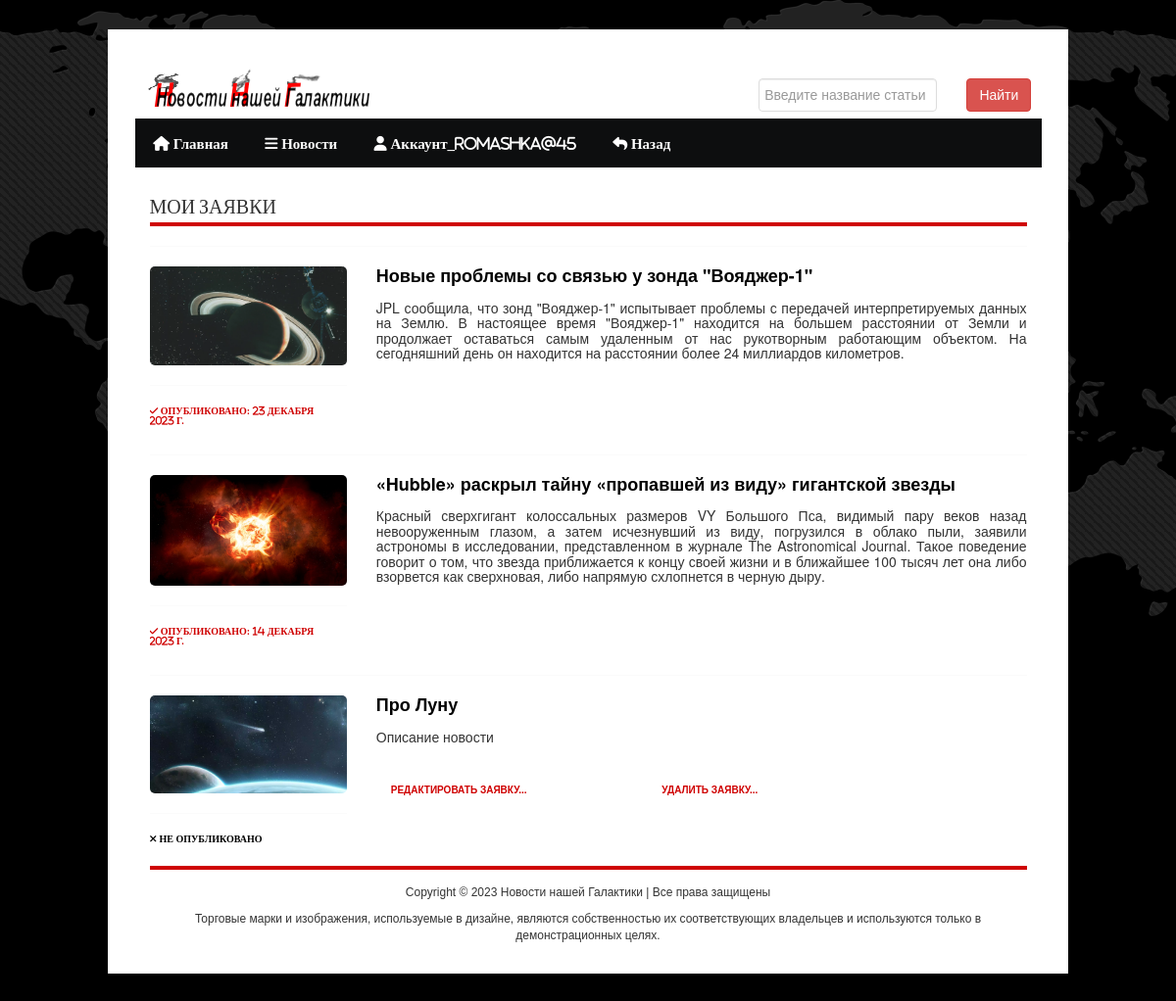
The app's page /users/ (signed in), older data.
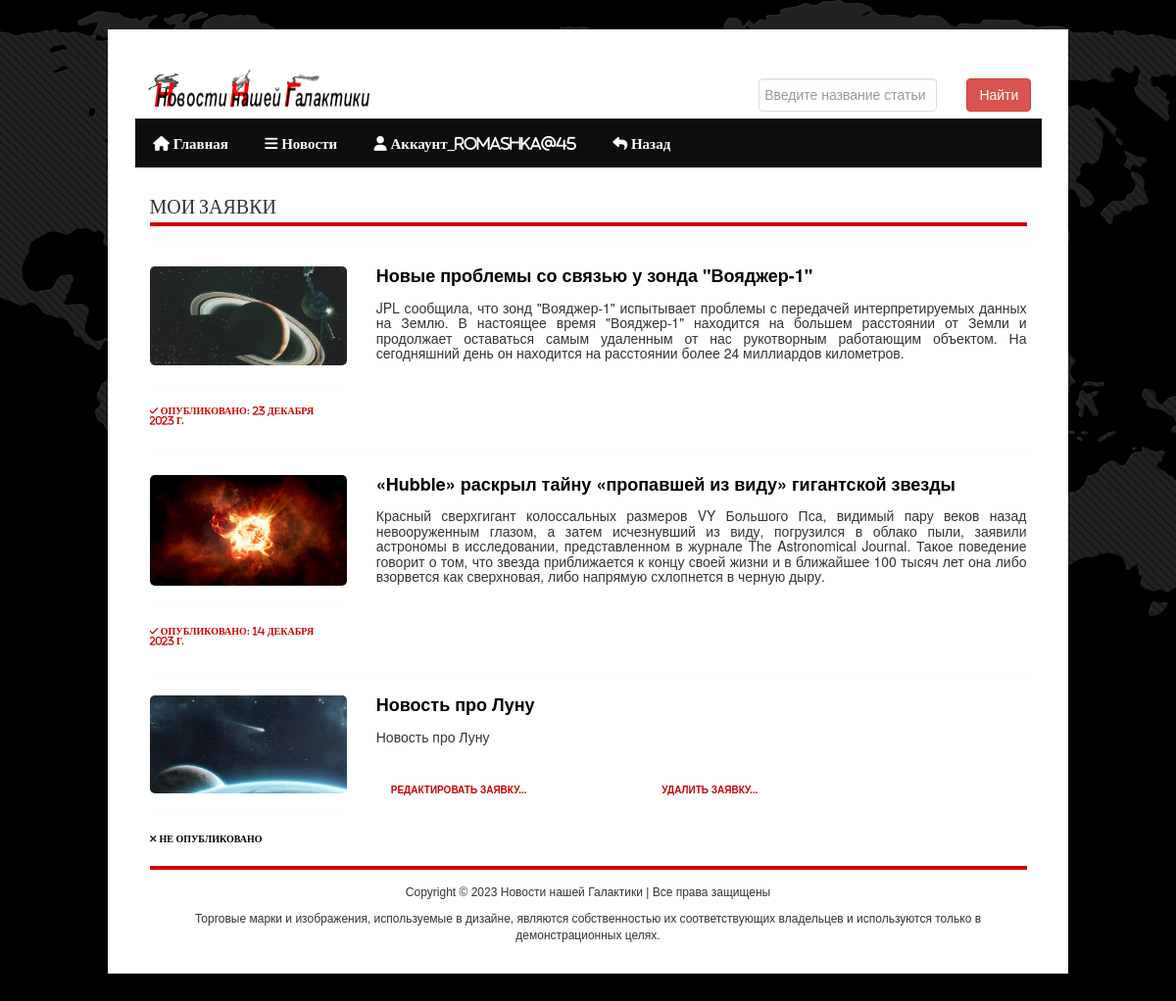
The same page, newer data.
### news/models.py (models this page shows, shortened)
class Article(models.Model):
    categories_list = (('A', 'Астрономия'),
                  ('K', 'Космонавтика'),
                  ('AF', 'Астрофизика'),
                  ('G', 'Геология'))
    author = models.ForeignKey(User, on_delete=models.CASCADE, null=True, verbose_name='Автор')
    title = models.CharField('Название новости', max_length=150, default='', validators = [MinLengthValidator(10)], null=False)
    anouncement = models.TextField('Аннотация', max_length=1250, validators = [MinLengthValidator(10)], null=False)
    source = models.URLField('Источник', null=True)
    sourcename = models.CharField('Название источника', max_length=150, validators = [MinLengthValidator(2)], null=False)
    text = RichTextField('Текст новости', validators = [MinLengthValidator(50)], null=False)
    date = models.DateTimeField('Дата публикации', auto_created=True)
    categories = models.CharField(choices=categories_list, max_length=20, verbose_name='Категории')
    tags = models.ManyToManyField(to=Tag, blank=True)
    status = models.BooleanField(default=False, verbose_name='Опубликовано')
    objects = models.Manager()
    published = PublishedManager()
    def get_absolute_url(self):
        return f'/news/{self.pk}'
    class Meta:
        ordering = ['title','date']
        verbose_name = 'Новость'
        verbose_name_plural = 'Новости'

class Image(models.Model):
    article = models.ForeignKey(Article, on_delete=models.CASCADE)
    title = models.CharField(max_length=150, blank=True)
    image = models.ImageField(upload_to='news_images/', blank=True, null=True)
    class Meta:
        ordering = ['title']
        verbose_name = 'Фото'
        verbose_name_plural = 'Фото'

### users/views.py (the view)
# urls.py: path('users/', include('users.urls')),
@login_required(login_url="/users/login")
def users(request):
    author = User.objects.get(id=request.user.id)
    articles = Article.objects.filter(author=author)
    if request.method == "POST":
        articles = articles.filter(author=author)
    articles = articles.order_by('-date')
    total = len(articles)
    p = Paginator(articles, 4)
    page_number = request.GET.get('page')
    page_obj = p.get_page(page_number)
    context = {
        'articles': page_obj,
        'total': total,
    }
    return render(request, 'users/users.html',context)

### users/templates/users/users.html (shortened to what this page needs)
<!DOCTYPE html PUBLIC "-//W3C//DTD XHTML 1.0 Transitional//EN"
        "http://www.w3.org/TR/xhtml1/DTD/xhtml1-transitional.dtd">
{% load static %}
{% load bootstrap5 %}
{% load crispy_forms_tags %}
<html xmlns="http://www.w3.org/1999/xhtml">
<html lang="ru">
<head>
    {%bootstrap_css%}
    <link rel="stylesheet" type="text/css" href="{% static 'main/' %}assets/font/font-awesome.min.css"/>
    <link rel="stylesheet" type="text/css" href="{% static 'main/' %}assets/font/font.css"/>
    <link rel="stylesheet" type="text/css" href="{% static 'main/' %}assets/css/bootstrap.min.css" media="screen"/>
    <link rel="stylesheet" type="text/css" href="{% static 'main/' %}assets/css/style.css" media="screen"/>
    <link rel="stylesheet" type="text/css" href="{% static 'main/' %}assets/css/responsive.css" media="screen"/>
    <link rel="stylesheet" type="text/css" href="{% static 'main/' %}assets/css/jquery.bxslider.css" media="screen"/>
</head>
<body>
<div class="body_wrapper">
    <div class="center">
        {% block header %} {% include 'main/header.html' %} {% endblock %}
        <div class="container">
            <div class="content_area">
                {% if articles|length != 0 %}
                {% if user.is_staff == False %}
                <h2 class="title">МОИ ЗАЯВКИ</h2>
                {% endif %}
                {% for n in articles %}
                {% if n.image_set.all %}
                <hr>
                <div class="row">
                    <div class="col-lg-3">
                        <div id="carouselControls" class="carousel slide" data-bs-ride="carousel">
                            <div class="carousel-inner">
                                {% for image in n.image_set.all %}
                                <div class="carousel-item {% if forloop.counter == 1 %} active {% endif %}">
                                    <a href="{{ n.get_absolute_url }}">
                                        <img src="{{ image.image.url }}" class="d-block w-100"
                                             style="margin:auto; max-height:150px; width:auto; border-radius:5px;" alt=""/>
                                    </a>
                                </div>
                                {% endfor %}
                            </div>
                        </div>
                        <hr>
                        {% if n.status == True %}
                        <p class="readmore"><i class="fa-solid fa-check"> Опубликовано: {{ n.date.date }}</i></p>
                        {% else %}
                        <p class="readmore" style="color:black"><i class="fa-solid fa-xmark"> Не опубликовано</i></p>
                        {% endif %}
                    </div>
                    <div class="col-lg-9">
                        <h4><strong><a href="{{ n.get_absolute_url }}">{{ n.title }}</a></strong></h4>
                        <h5><p align="justify">{{ n.anouncement }}</p><br></h5>
                        {% if request.user.id %}
                        {% if user.is_staff == False %}
                        {% if n.status == False %}
                        <div class="col-lg-5">
                            <p><a class="readmore" href="{% url 'news_update' n.pk %}">Редактировать заявку...</a></p>
                        </div>
                        <div class="col-lg-5">
                            <p><a class="readmore" href="{% url 'news_delete' n.pk %}">Удалить заявку...</a></p>
                        </div>
                        {% endif %}
                        {% endif %}
                        {% endif %}
                    </div>
                </div>
                {% endif %}
                {% endfor %}<br>
                {% endif %}
                <h2 class="title"></h2>
            </div>
            {% block footer %} {% include 'main/footer.html' %} {% endblock %}
        </div>
    </div>
</div>
<link rel="stylesheet"
      href="https://ajax.googleapis.com/ajax/libs/jqueryui/1.11.4/themes/smoothness/jquery-ui.css">
</body>
</html>

### main/templates/main/header.html (shortened to what this page needs)
{% load static %}
<div class="container-fluid">
    <div class="header_area">
        <div class="row">
            <div class="col-lg-8">
                <div class="logo floatleft">
                    <p><a href="{% url 'about' %}"><img src="{% static 'main/' %}images/logo5.png" alt="Иконка"/></a></p>
                </div>
            </div>
            <div class="col-lg-4">
                <div class="search">
                    {% block search %} {% include 'news/search.html' %} {% endblock %}
                </div>
            </div>
        </div>
    </div>
    {% block sidebar %} {% include 'main/sidebar.html' %} {% endblock %}

### news/templates/news/search.html
{% load static %}
        <form action="{% url 'search_news' %}" method="get">
            <div class="row">
                <div class="col-lg-8">
                    <input type="text" class="form-control" id="search_input" name="search_input" placeholder="Введите название статьи"/>
                </div>
                <div class="col-lg-4">
                    <button type="submit" class="btn btn-danger">Найти</button>
                </div>
            </div>
        </form>

### main/templates/main/sidebar.html (shortened to what this page needs)
{% load static %}
<div class="main_menu_area">
    <ul id="nav">
        <li><a href="{% url 'home' %}"><i class="fa-solid fa-house"> Главная</i></a>
        </li>
        <li><a href="{% url 'news_index' %}"><i class="fa-solid fa-bars"> Новости</i></a>
        </li>
        {% if request.user.id %}
        <li><a href="{% url 'profile_update' %}"><i class="fa-solid fa-user"> Аккаунт_{{ user }}</i></a>
        </li>
        {% else %}
        <li><a href="{% url 'login' %}"><i class="fa-solid fa-right-to-bracket"> Вход</i></a>
            <ul>
                <li><a href="{% url 'registration' %}"><i class="fa-solid fa-user-pen"> Регистрация</i></a></li>
            </ul>
        </li>
        {% endif %}
        <li>
            <a href="javascript:window.history.back();"><i class="fa-solid fa-reply"> Назад</i></a>
        </li>
    </ul>
</div>

### main/templates/main/footer.html
{% load static %}
<div class="copyright_text">
    <p>Copyright &copy; 2023 Новости нашей Галактики | Все права защищены</p>
    <p>Торговые марки и изображения, используемые в дизайне, являются собственностью их соответствующих владельцев и
        используются только в демонстрационных целях.</p>
</div>

### static/main/assets/css/style.css (style rules this page uses)
* { margin:0; padding:0 }
body { font-family:Arial; font-size:12px; line-height:13px; background:url("images/site_bg.png") top center no-repeat fixed #000 }
a { color:#000; text-decoration:none }
input[type=text], input[type=password], textarea { border:1px solid #ddd; padding:5px }
input[type=submit] h1, h2, h4, h5, h6 { font-weight:normal; margin:0 0 15px }
h2 { font-size:25px; line-height:30px }
img { max-width:100%; height:auto }
.floatleft { float:left }
.center { width:980px; display:block; margin:0 auto; padding:20px; background:#fff; transition:all 1.3s ease 0s; -moz-transition:all 1.3s ease 0s; -webkit-transition:all 1.3s ease 0s; -o-transition:all 1.3s ease 0s; -ms-transition:all 1.3s ease 0s }
div { overflow:hidden }
#nav { display:block }
.body_wrapper { background:url("images/body_bg.png") repeat; margin-top:30px; margin-bottom:30px }
.logo { margin-top:20px }
.main_menu_area { overflow:visible; background:#0D0E0F; min-height:50px }
.main_menu_area ul { margin:0; padding:0; list-style:none }
.main_menu_area ul li { float:left; position:relative }
.main_menu_area ul li a { color:#FFF; display:block; font-family:'bebasregular'; font-size:15px; padding:18px 18.7px }
.content_area { margin-top:25px }
.title { border-bottom:4px solid #CF0000; font-family:'bebasregular'; font-size:20px; word-spacing:2px }
.readmore, .single_cat_right_content_meta span { color:#CF0000; font-size:10px; text-transform:uppercase; font-weight:bold; margin-right:20px }
.copyright_text { line-height:17px; text-align:center }

Row changes from the older to the newer data that the page shows:
changed Article: title "Про Луну" → "Новость про Луну"; anouncement "Описание новости" → "Новость про Луну"
